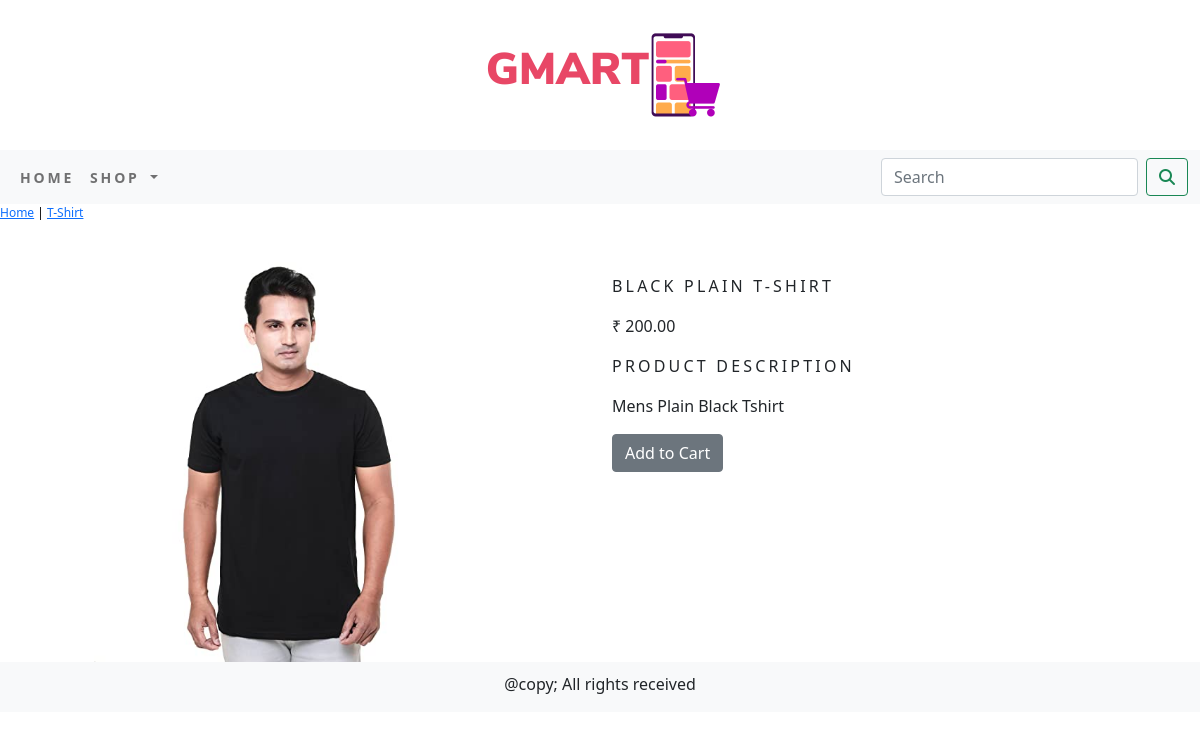
/t-shirt/black-plain-t-shirt/, run on the app's committed database.
### shopapp/models.py (models this page shows, shortened)
class Product(models.Model):
    name=models.CharField(max_length=250,unique=True)
    slug=models.SlugField(max_length=250,unique=True)
    description=models.TextField(blank=True)
    price=models.DecimalField(max_digits=10,decimal_places=2)
    category=models.ForeignKey(Category,on_delete=models.CASCADE)
    image = models.ImageField(upload_to='product', blank=True)
    stock=models.IntegerField()
    available=models.BooleanField(default=True)
    created=models.DateTimeField(auto_now_add=True)
    updated=models.DateTimeField(auto_now_add=True)
    class Meta:
        ordering=('name',)
        verbose_name='product'
        verbose_name_plural='products'

class Category(models.Model):
    name=models.CharField(max_length=250,unique=True)
    slug=models.SlugField(max_length=250,unique=True)
    description=models.TextField(blank=True)
    image=models.ImageField(upload_to='category',blank=True)
    class Meta:
        ordering=('name',)
        verbose_name='category'
        verbose_name_plural='categories'
    def get_url(self):
        return reverse('shopapp:products_by_category',args=[self.slug])
    def __str__(self):
        return '{}'.format(self.name)

### shopapp/views.py (the view)
# urls.py: path('<slug:c_slug>/<slug:product_slug>/',views.proDetail,name='prodCatdetail')
def proDetail(request,c_slug,product_slug):
    try:
        product=Product.objects.get(category__slug=c_slug,slug=product_slug)
    except Exception as e:
        raise e
    return render(request,'product.html',{'product':product})

### cart/context_processors.py (called while the page is built)
def counter(request):
    item_count=0
    if 'admin' in request.path:
        return {}
    else:
        try:
            cart=Cart.objects.filter(cart_id=_cart_id(request))
            cart_items=CartItem.objects.all().filter(cart=cart[:1])
            for cart_item in cart_items:
                item_count += cart_item.quantity
        except Cart.DoesNotExist:
            item_count=0
    return dict(item_count=item_count)

### cart/views.py (called while the page is built)
def _cart_id(request):
    cart=request.session.session_key
    if not cart:
        cart=request.session.create()
    return cart

### shopapp/context_processors.py (called while the page is built)
def menu_links(request):
    links=Category.objects.all()
    return dict(links=links)

### templates/product.html (shortened to what this page needs)
{% extends 'base.html' %}
{% load static %}
{% block content %}
<div class="row my_prod_row_class">
  <div class="mx-auto">
    <p> <a href="{% url 'shopapp:allProdCat' %}">Home</a> | <a href ="{{product.category.get_url}}">{{product.category}}</a></p>
  </div>
<div class="container">
<br>
<div class="row">
  <div class="col-12 col-sm-12 col-md-12 col-lg-6 text-center">
    <div style="min-width:18rem;">
      <img class="my_img_pro" src="{{product.image.url}}" alt="{{product.name}}">
    </div>
  </div>
      <div class="col-12 col-sm-12 col-md-12 col-lg-6">
          <div >
      <h1 class="my_prod_title">{{product.name}}</h1>
      <p>₹ {{product.price}}</p>
      <p class="my_title" >Product Description</p>
      <p class="text-justify my_prod_text">{{product.description}}</p>
      {% if product.stock <= 0 %}
      <p class="text-justify my_prod_text"><b>Out of Stock</b></p>
      {% elif product.stock > 0 and product.stock < 5 %}
      <p><b>hurry up only a few left</b><br><br>
      <a class="btn btn-secondary" href="{% url 'cart:add_cart' product.id %}">Add to Cart</a>
      {% elif product.stock > 5 %}
      <a class="btn btn-secondary" href="{% url 'cart:add_cart' product.id %}">Add to Cart</a>
      {% endif %}
    </div>
      </div>
    </div >
  </div>
</div>
{% endblock %}

### static/css/custom.css (style rules this page uses)
body { font-family: 'Source Code Pro', monospace; }
html { height: 100%; }
body { height: 100%; margin: 0; display: flex; flex-direction: column; }
.my_title { font-size :16px; text-transform :uppercase; letter-spacing :.2em; }
.my_prod_row_class { padding-top:15px padding-bottom:20px; }
.my_prod_row_class .mx-auto { color:#000; font-size:12px; text-decoration:none; }
.my_prod_title { font-size:16px; text-transform:uppercase; letter-spacing:.2em; padding-top:15px; padding-bottom:10px; }
.my_prod_text { padding-right:20px; }
.my_img_pro { height: 400px; object-fit: contain; width: 100%; }

### data on the page
Product: category "T-Shirt", image (picture), name "BLACK PLAIN T-SHIRT", price "200.00", description "Mens Plain Black Tshirt"
